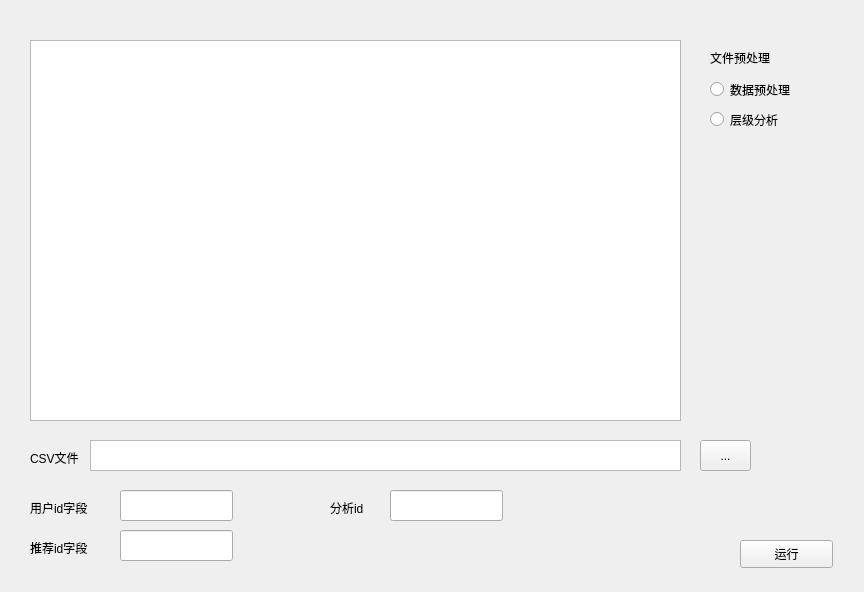
<?xml version="1.0" encoding="UTF-8"?>
<ui version="4.0">
 <class>Form</class>
 <widget class="QWidget" name="Form">
  <property name="windowModality">
   <enum>Qt::WindowModal</enum>
  </property>
  <property name="geometry">
   <rect>
    <x>0</x>
    <y>0</y>
    <width>864</width>
    <height>592</height>
   </rect>
  </property>
  <property name="minimumSize">
   <size>
    <width>864</width>
    <height>0</height>
   </size>
  </property>
  <property name="maximumSize">
   <size>
    <width>864</width>
    <height>592</height>
   </size>
  </property>
  <property name="windowTitle">
   <string>层级分析</string>
  </property>
  <widget class="QLabel" name="label_2">
   <property name="geometry">
    <rect>
     <x>710</x>
     <y>50</y>
     <width>72</width>
     <height>15</height>
    </rect>
   </property>
   <property name="text">
    <string>文件预处理</string>
   </property>
  </widget>
  <widget class="QRadioButton" name="radioButton_1">
   <property name="geometry">
    <rect>
     <x>710</x>
     <y>80</y>
     <width>115</width>
     <height>19</height>
    </rect>
   </property>
   <property name="text">
    <string>数据预处理</string>
   </property>
  </widget>
  <widget class="QRadioButton" name="radioButton_2">
   <property name="geometry">
    <rect>
     <x>710</x>
     <y>110</y>
     <width>115</width>
     <height>19</height>
    </rect>
   </property>
   <property name="text">
    <string>层级分析</string>
   </property>
  </widget>
  <widget class="QPushButton" name="pushButton">
   <property name="geometry">
    <rect>
     <x>740</x>
     <y>540</y>
     <width>93</width>
     <height>28</height>
    </rect>
   </property>
   <property name="text">
    <string>运行</string>
   </property>
  </widget>
  <widget class="QTextBrowser" name="textBrowser">
   <property name="geometry">
    <rect>
     <x>30</x>
     <y>40</y>
     <width>651</width>
     <height>381</height>
    </rect>
   </property>
  </widget>
  <widget class="QTextBrowser" name="textBrowser_2">
   <property name="geometry">
    <rect>
     <x>90</x>
     <y>440</y>
     <width>591</width>
     <height>31</height>
    </rect>
   </property>
  </widget>
  <widget class="QLabel" name="label_3">
   <property name="geometry">
    <rect>
     <x>30</x>
     <y>450</y>
     <width>72</width>
     <height>15</height>
    </rect>
   </property>
   <property name="text">
    <string>CSV文件</string>
   </property>
  </widget>
  <widget class="QLabel" name="label_4">
   <property name="geometry">
    <rect>
     <x>30</x>
     <y>500</y>
     <width>81</width>
     <height>16</height>
    </rect>
   </property>
   <property name="text">
    <string>用户id字段</string>
   </property>
  </widget>
  <widget class="QToolButton" name="toolButton">
   <property name="geometry">
    <rect>
     <x>700</x>
     <y>440</y>
     <width>51</width>
     <height>31</height>
    </rect>
   </property>
   <property name="text">
    <string>...</string>
   </property>
  </widget>
  <widget class="QLabel" name="label">
   <property name="geometry">
    <rect>
     <x>30</x>
     <y>540</y>
     <width>81</width>
     <height>16</height>
    </rect>
   </property>
   <property name="text">
    <string>推荐id字段</string>
   </property>
  </widget>
  <widget class="QLineEdit" name="lineEdit">
   <property name="geometry">
    <rect>
     <x>120</x>
     <y>490</y>
     <width>113</width>
     <height>31</height>
    </rect>
   </property>
  </widget>
  <widget class="QLineEdit" name="lineEdit_2">
   <property name="geometry">
    <rect>
     <x>120</x>
     <y>530</y>
     <width>113</width>
     <height>31</height>
    </rect>
   </property>
  </widget>
  <widget class="QLabel" name="label_5">
   <property name="geometry">
    <rect>
     <x>330</x>
     <y>500</y>
     <width>72</width>
     <height>15</height>
    </rect>
   </property>
   <property name="text">
    <string>分析id</string>
   </property>
  </widget>
  <widget class="QLineEdit" name="lineEdit_3">
   <property name="geometry">
    <rect>
     <x>390</x>
     <y>490</y>
     <width>113</width>
     <height>31</height>
    </rect>
   </property>
   <property name="toolTip">
    <string>&lt;html&gt;&lt;head/&gt;&lt;body&gt;&lt;p&gt;输入关键人物id&lt;/p&gt;&lt;/body&gt;&lt;/html&gt;</string>
   </property>
  </widget>
 </widget>
 <resources/>
 <connections/>
</ui>
